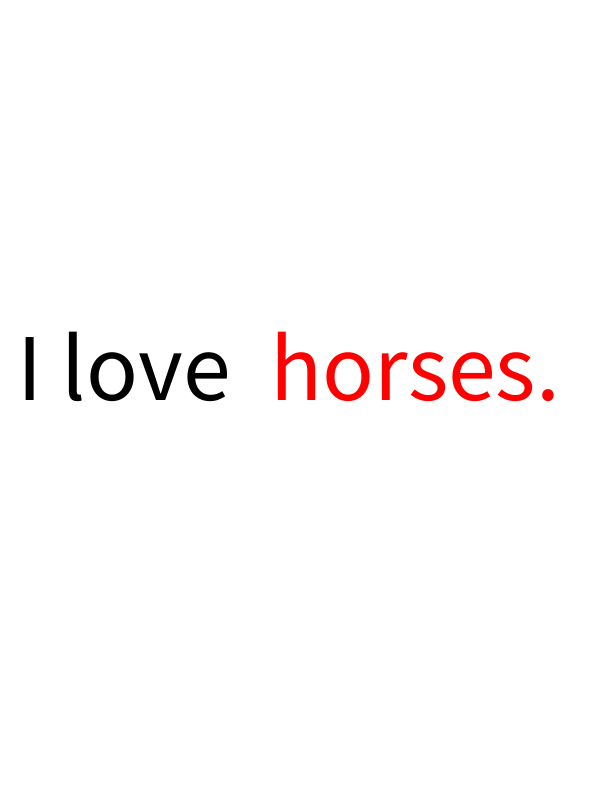
Frame 1 (no input)
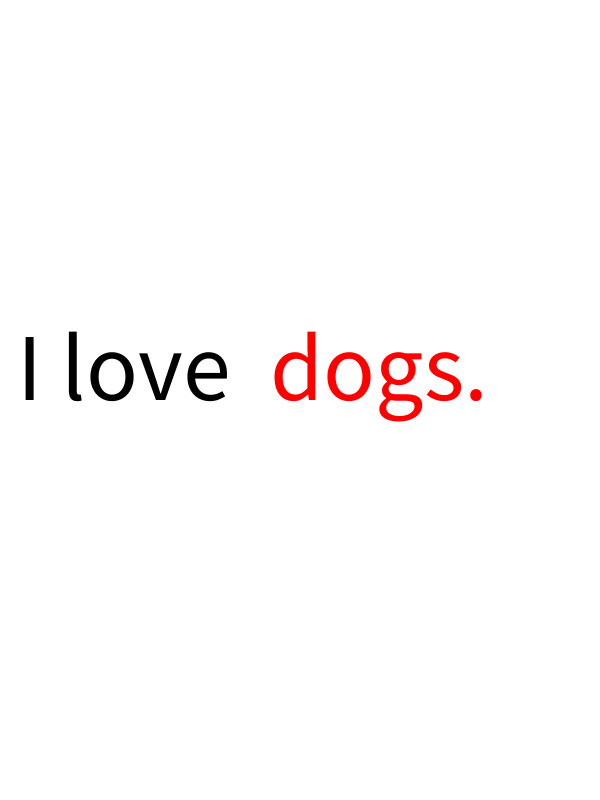
Frame 60 (the mouse pressed at the canvas centre just before this capture)
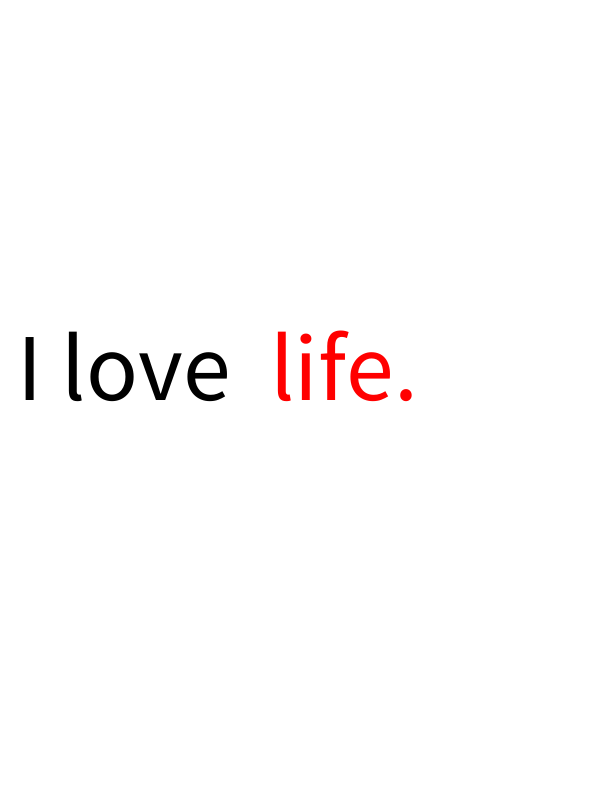
Frame 120 (the mouse held since frame 60 and released just before this capture)

The Processing sketch that drew these frames (run headless with seeded random() and noise(); from frame 60 on, the mouse is pressed at the canvas centre):

// Processing sketch: processing_60388
// ── processing_60388.pde

void setup(){
size(600,800);
background(255);
}
 
void draw(){
  frameRate(random(5,15));
  background(255);
  String []verbs = { "love","hate","find","seek","like","meet"};
String []nouns = {"money.","houses.","cars.","plants.","cats.","art.","life.","horses.","you.","us.",
"work.","fear.","terror.","war.","death.","peace.","fights.","crying.","jokes.","dogs.","red.","sex.",
"girls.","boys.","men.","women.","meat.","him.","her.","them."};
 
int n = int(random(30));
//int v = int(random(6));
fill(0);
textSize(96);
text( "I love", 17,height/2);
//text( verbs[v],50,height/2);
fill(255,0,0);
textSize(96);
text( nouns[n], 270,height/2);}
